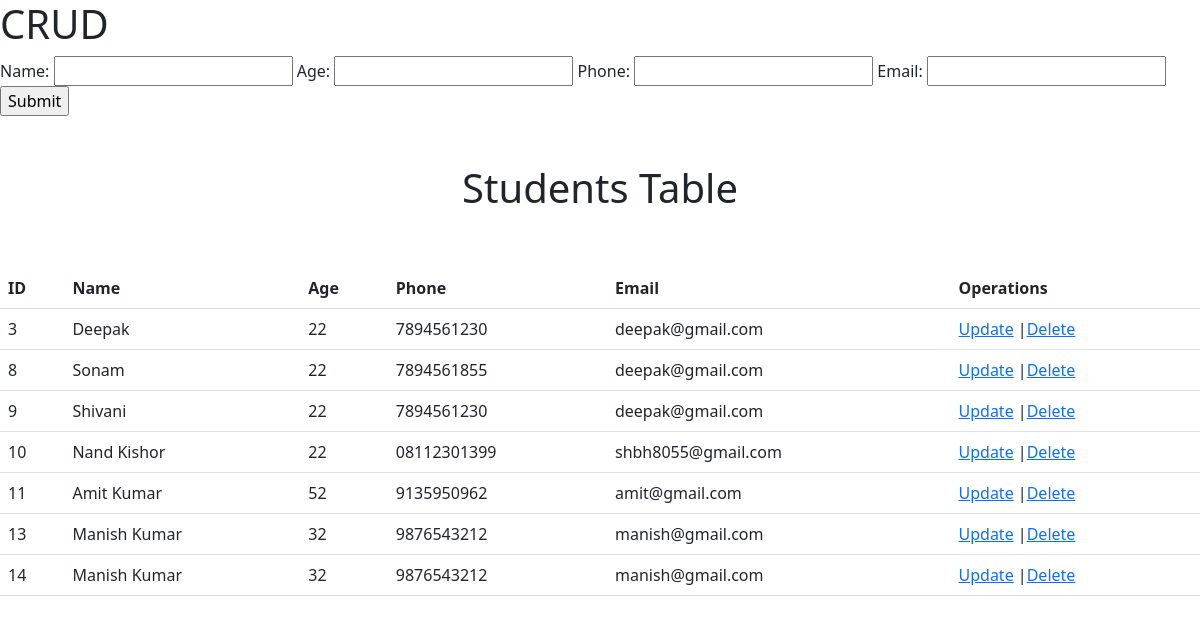
The page / on the database its author committed.
### Registration/models.py (models this page shows)
class register(models.Model):
    name = models.CharField(max_length=50)
    age = models.CharField(max_length=3)
    phone = models.CharField(max_length=13)
    email = models.CharField(max_length=50)

### Registration/views.py (the view)
# urls.py: path('', views.create, name='create'),
def create(request):
    a = studentForm()
    b = register.objects.all()
    if request.method=='POST':
        a = studentForm(request.POST)
        if a.is_valid():
            a.save()
        else:print('Invalid Input')
    else:
        a = studentForm()
    return render(request,'index.html',{'form':a,'data':b})

### Registration/form.py
class studentForm(forms.ModelForm):
    class Meta:
        model = register
        fields = '__all__'

### Registration/Templates/index.html (shortened to what this page needs)
{% load static %}
<!doctype html>
<html lang="en">
<head>
  <link rel="stylesheet" href"{% static 'demo.css' %}"/>
  <link href="https://cdn.jsdelivr.net/npm/bootstrap@5.2.1/dist/css/bootstrap.min.css" rel="stylesheet"
>
</head>
<body>
        <h1>CRUD</h1>
        <div>
            <form method='post'>
                {{form}}
                <input type='submit' value='Submit' name='submit' >
            </form>
        </div><br><br>
        <h1 class='text-center'>Students Table</h1><br><br>
        <table class="table">
            <thead>
                <tr>
                    <th>ID</th>
                    <th>Name</th>
                    <th>Age</th>
                    <th>Phone</th>
                    <th>Email</th>
                    <th>Operations</th>
                </tr>
            </thead>
            <tbody>
                {% for i in data %}
                <tr>
                    <td>{{i.id}}</td>
                    <td>{{i.name}}</td>
                    <td>{{i.age}}</td>
                    <td>{{i.phone}}</td>
                    <td>{{i.email}}</td>
                    <td><a href="{% url 'update' i.id %}">Update</a> |<a href='{% url 'delete' i.id %}'>Delete</a/></td>
                </tr>
                {%  endfor %}
            </tbody>
        </table>
</body>
</html>

### rows shown on the page
register: id "3", name "Deepak", age "22", phone "7894561230", email "deepak@gmail.com"
register: id "8", name "Sonam", age "22", phone "7894561855", email "deepak@gmail.com"
register: id "9", name "Shivani", age "22", phone "7894561230", email "deepak@gmail.com"
register: id "10", name "Nand Kishor", age "22", phone "08112301399", email "shbh8055@gmail.com"
register: id "11", name "Amit Kumar", age "52", phone "9135950962", email "amit@gmail.com"
register: id "13", name "Manish Kumar", age "32", phone "9876543212", email "manish@gmail.com"
register: id "14", name "Manish Kumar", age "32", phone "9876543212", email "manish@gmail.com"
